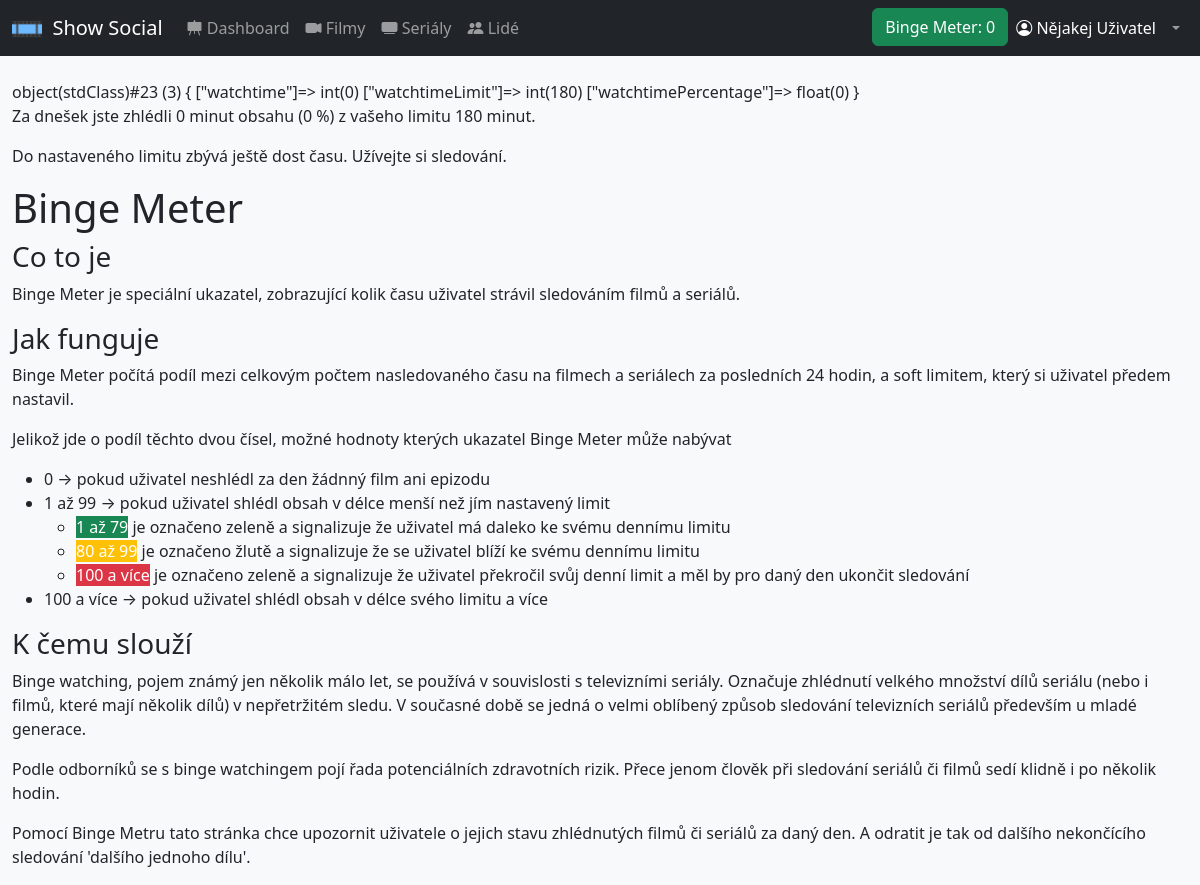
Screenshot of /bingemeter.php (signed in) with the database file from the repository.
### tables this page shows
CREATE TABLE `users` (
  `id` int(11) NOT NULL,
  `user_name` varchar(30) NOT NULL,
  `first_name` varchar(30) NOT NULL,
  `last_name` varchar(30) NOT NULL,
  `email` varchar(50) NOT NULL,
  `password_hash` varchar(255) NOT NULL,
  `created_at` timestamp NOT NULL DEFAULT current_timestamp() ON UPDATE current_timestamp(),
  `watch_limit` smallint(6) NOT NULL,
  `public_profile` tinyint(1) NOT NULL
);

### classes/dbh.class.php (called while the page is built)
<?php
class Dbh {
    private $host = "localhost";
    private $username = "root";
    private $password = "ayylmao1337";
    private $dbname = "show_social";
    public function connect() {
        $dsn = 'mysql:host=' .  $this->host .';dbname=' . $this->dbname;
        $pdo = new PDO($dsn, $this->username, $this->password);
        $pdo->setAttribute(PDO::ATTR_DEFAULT_FETCH_MODE, PDO::FETCH_ASSOC);
        return $pdo;
    }
}

### classes/User.class.php (called while the page is built, shortened)
<?php
require_once $_SERVER['DOCUMENT_ROOT'].'/classes/dbh.class.php';
class User extends Dbh {
    private $id;
    function __construct($userId) {
        $this->id = $userId;
    }
    function getWatchtimePerLastDay() {
        $showSql = '
            SELECT SUM(tv_show_episodes.runtime) as runtime
            FROM seen_episodes
            LEFT JOIN tv_show_episodes
            ON seen_episodes.id = tv_show_episodes.id
            WHERE seen_episodes.timestamp >= NOW() - INTERVAL 1 DAY AND user_id = (:user_id);
        ';
        $showsStatement = $this->connect()->prepare($showSql);
        $showsStatement->execute([
            ":user_id" => $this->id
        ]);
        $showsWatchtime = $showsStatement->fetch();
        $moviesSql = '
            SELECT SUM(movies.runtime) as runtime
            FROM seen_movies
            LEFT JOIN movies
            ON seen_movies.movie_id = movies.movie_id
            WHERE seen_movies.timestamp >= NOW() - INTERVAL 1 DAY AND user_id = (:user_id);
        ';
        $moviesStatement = $this->connect()->prepare($moviesSql);
        $moviesStatement->execute([
            ":user_id" => $this->id
        ]);
        $moviesWatchtime = $moviesStatement->fetch();
        $totalWatchtime = new stdClass();
        $totalWatchtime->watchtime = 0;
        $limitSql = '
            SELECT watch_limit
            FROM users
            WHERE id = (:user_id)
            LIMIT 1;
        ';
        $limitStatement = $this->connect()->prepare($limitSql);
        $limitStatement->execute([
            ':user_id' => $this->id
        ]);
        $watchtimeLimit = $limitStatement->fetch();
        $totalWatchtime->watchtimeLimit = $watchtimeLimit['watch_limit'];
        $totalWatchtime->watchtimePercentage = round((($totalWatchtime->watchtime/$totalWatchtime->watchtimeLimit) * 100), 1);
        return $totalWatchtime;
    }
}

### bingemeter.php (the view, shortened to what this page needs)
<?php
$active_page = 'profile';
include 'includes/header.inc.php';
require_once $_SERVER['DOCUMENT_ROOT'].'/classes/User.class.php';
$user = new User($_SESSION['user_id']);
$watchtimeObject = $user->getWatchtimePerLastDay();
$seenMinutesInTotal = $watchtimeObject->watchtime;
$seenPercentage = $watchtimeObject->watchtimePercentage;
$limit = $watchtimeObject->watchtimeLimit;
var_dump($watchtimeObject);
$bingeMeterContent = 'Za dnešek jste zhlédli ' . $seenMinutesInTotal . ' minut obsahu (' . $seenPercentage . ' %) z vašeho limitu ' . $limit . ' minut.';
echo '<p>' . $bingeMeterContent . '</p>';
echo '<p>';
    if ($seenPercentage < 80) {
    echo 'Do nastaveného limitu zbývá ještě dost času. Užívejte si sledování.';
    } elseif ($seenPercentage < 100) {
    echo 'Začínáte se blížit nastavenému limitu. Pomalu byste měli přestat sledovat.';
    } else {
    echo 'Limit pro sledování vypršel. Vraťte se ke sledování zase zítra.';
    }
    echo '</p>';
?>
<h1>Binge Meter</h1>
<h3>Co to je</h3>
<p>Binge Meter je speciální ukazatel, zobrazující kolik času uživatel strávil sledováním filmů a seriálů.</p>
<h3>Jak funguje</h3>
<p>Binge Meter počítá podíl mezi celkovým počtem nasledovaného času na filmech a seriálech za posledních 24 hodin, a soft limitem, který si uživatel předem nastavil.</p>
<p>Jelikož jde o podíl těchto dvou čísel, možné hodnoty kterých ukazatel Binge Meter může nabývat</p>
<ul>
    <li>0 &rarr; pokud uživatel neshlédl za den žádnný film ani epizodu</li>
    <li>1 až 99 &rarr; pokud uživatel shlédl obsah v délce menší než jím nastavený limit</li>
    <ul>
        <li><span class="text-white bg-success">1 až 79</span> je označeno zeleně a signalizuje že uživatel má daleko ke svému dennímu limitu</li>
        <li><span class="text-white bg-warning">80 až 99</span> je označeno žlutě a signalizuje že se uživatel blíží ke svému dennímu limitu</li>
        <li><span class="text-white bg-danger">100 a více</span> je označeno zeleně a signalizuje že uživatel překročil svůj denní limit a měl by pro daný den ukončit sledování</li>
    </ul>
    <li>100 a více &rarr; pokud uživatel shlédl obsah v délce svého limitu a více</li>
</ul>
<h3>K čemu slouží</h3>
<p>Binge watching, pojem známý jen několik málo let, se používá v souvislosti s televizními seriály. Označuje zhlédnutí velkého množství dílů seriálu (nebo i filmů, které mají několik dílů) v nepřetržitém sledu. V současné době se jedná o velmi oblíbený způsob sledování televizních seriálů především u mladé generace.</p>
<p>Podle odborníků se s binge watchingem pojí řada potenciálních zdravotních rizik. Přece jenom člověk při sledování seriálů či filmů sedí klidně i po několik hodin.</p>
<p>Pomocí Binge Metru tato stránka chce upozornit uživatele o jejich stavu zhlédnutých filmů či seriálů za daný den. A odratit je tak od dalšího nekončícího sledování 'dalšího jednoho dílu'.</p>
<?php
include 'includes/footer.inc.php';
?>

### includes/navbar.inc.php (shortened to what this page needs)
<?php
    require_once $_SERVER['DOCUMENT_ROOT'].'/classes/User.class.php';
    $active_link_classes = 'class="nav-link active" aria-current="page"';
    $nonactive_link_classes = 'class="nav-link"';
    if (isset($_SESSION['user_id'])) {
        $userDataStatement = $db->prepare('
            SELECT watch_limit
            FROM users
            WHERE id = (:id)
            LIMIT 1;
        ');
        $userDataStatement->execute(array(':id' => $_SESSION['user_id']));
        $userData = $userDataStatement->fetch();
        $user = new User($_SESSION['user_id']);
    }
?>
<nav class="navbar sticky-top navbar-expand-lg navbar-dark bg-dark mb-4">
    <div class="container-fluid">
        <a class="navbar-brand" href="../index.php">
            <img src="/assets/favicon/android-chrome-512x512.png" alt="Logo" width="30" height="24" class="d-inline-block align-text-bottom">
            &nbsp;Show Social
        </a>
        <div class="collapse navbar-collapse" id="navbarSupportedContent">
            <ul class="navbar-nav me-auto mb-2 mb-lg-0">
                <li class="nav-item">
                    <?php
                    if (isset($_SESSION['user_id'])) {
                        echo '<a ' . (($active_page == 'dashboard') ? $active_link_classes : $nonactive_link_classes) . ' href="../index.php"><i class="bi bi-easel-fill"></i> Dashboard</a>';
                    } else {
                        echo '<a ' . (($active_page == 'introduction') ? $active_link_classes : $nonactive_link_classes) . ' href="../index.php">Úvod</a>';
                    }
                    ?>
                </li>
                <li class="nav-item">
                    <a <?php echo(($active_page == 'movie') ? $active_link_classes : $nonactive_link_classes); ?> href="movies.php"><i class="bi bi-camera-video-fill"></i> Filmy</a>
                </li>
                <li class="nav-item">
                    <a <?php echo(($active_page == 'shows') ? $active_link_classes : $nonactive_link_classes); ?> href="shows.php"><i class="bi bi-tv-fill"></i> Seriály</a>
                </li>
                <li class="nav-item">
                    <a <?php echo(($active_page == 'people') ? $active_link_classes : $nonactive_link_classes); ?> href="users.php"><i class="bi bi-people-fill"></i> Lidé
                    </a>
                </li>
            </ul>
            <ul class="navbar-nav ms-auto mb-2 mb-lg-0">
                <li class="nav-item">
                    <?php
                    if (isset($_SESSION['user_id'])) {
                        $watchtimeObject = $user->getWatchtimePerLastDay();
                        $seenMinutesInTotal = $watchtimeObject->watchtime;
                        $bingeMeterClass = ($seenMinutesInTotal > $userData['watch_limit']) ? 'btn-danger' : 'btn-success';
                        $seenPercentage = round((($seenMinutesInTotal/$userData['watch_limit']) * 100), 1);
                        if ($seenPercentage < 80) {
                            $bingeMeterClass = 'success';
                        } elseif ($seenPercentage < 100) {
                            $bingeMeterClass = 'warning';
                        } else {
                            $bingeMeterClass = 'danger';
                        }
                        echo '<a href="../bingemeter.php" id="binge-meter-button" class="btn btn-' . $bingeMeterClass . '">';
                        echo 'Binge Meter: ' . $seenPercentage;
                        echo '</a>';
                    }
                    ?>
                </li>
                <li class="nav-item">
                    <?php
                    if (isset($_SESSION['user_id'])) {
                        echo '<a ' . (($active_page == 'profile') ? $active_link_classes : $nonactive_link_classes) . ' href="../profile.php"><i class="bi bi-person-circle"></i> ' . $_SESSION['first_name'] . ' ' . $_SESSION['last_name'] . '</a>';
                    } else {
                        echo '<a ' . (($active_page == 'login') ? $active_link_classes : $nonactive_link_classes) . ' href="../signin.php"><i class="bi bi-person-circle"></i> Přihlášení</a>';
                    }
                    ?>
                </li>
                <?php
                if (isset($_SESSION['user_id'])) {
                    echo '<li class="nav-item dropdown">';
                    echo '<a class="nav-link dropdown-toggle" href="#" role="button" data-bs-toggle="dropdown" aria-expanded="false"></a>';
                    echo '</li>';
                }
                ?>
            </ul>
        </div>
    </div>
</nav>

### rows the page displays
users: watch_limit "0", watch_limit "Za dnešek jste zhlédli 0 minut obsahu (0 %) z vašeho limitu 180 minut."

### other values shown
$_SESSION['first_name'] "Nějakej"
$_SESSION['last_name'] "Uživatel"
